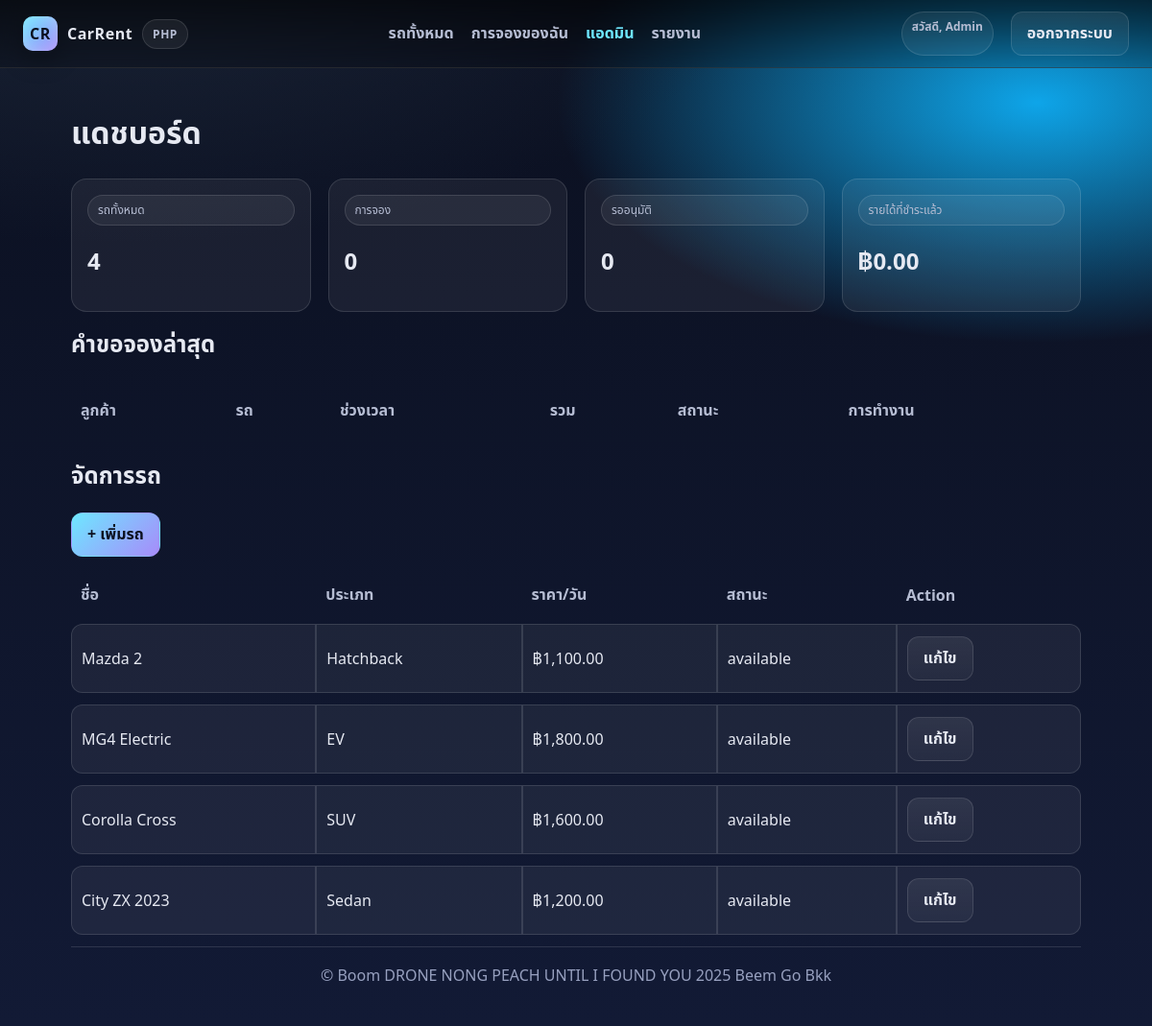
The app's page /public/admin/dashboard.php (signed in) with its own data.
### tables this page shows
CREATE TABLE IF NOT EXISTS cars(
  id INT AUTO_INCREMENT PRIMARY KEY,
  title VARCHAR(180) NOT NULL,
  brand VARCHAR(120) NOT NULL,
  seats TINYINT NOT NULL DEFAULT 4,
  type ENUM('Sedan','SUV','Hatchback','Pickup','EV') NOT NULL,
  price_per_day DECIMAL(10,2) NOT NULL,
  img_path VARCHAR(255) DEFAULT 'assets/img/placeholder-car.svg',
  status ENUM('available','maintenance') DEFAULT 'available',
  created_at TIMESTAMP DEFAULT CURRENT_TIMESTAMP
);

### public/helpers.php (called while the page is built, shortened)
<?php
function money($num){ return number_format((float)$num, 2); }
function h($s){ return htmlspecialchars($s ?? '', ENT_QUOTES, 'UTF-8'); }
?>

### public/admin/dashboard.php (the view, shortened to what this page needs)
<?php
$title='แดชบอร์ดแอดมิน'; include __DIR__.'/../partials/head.php';
$totalCars = $pdo->query("SELECT COUNT(*) c FROM cars")->fetch()['c'];
$totalBookings = $pdo->query("SELECT COUNT(*) c FROM bookings")->fetch()['c'];
$income = $pdo->query("SELECT IFNULL(SUM(total),0) s FROM bookings WHERE payment_status='paid'")->fetch()['s'];
$pending = $pdo->query("SELECT COUNT(*) c FROM bookings WHERE status='pending'")->fetch()['c'];
?>
<h1>แดชบอร์ด</h1>
<div class="grid cards" style="grid-template-columns:repeat(4,1fr)">
  <div class="card"><div class="body"><div class="badge">รถทั้งหมด</div><h2><?= (int)$totalCars ?></h2></div></div>
  <div class="card"><div class="body"><div class="badge">การจอง</div><h2><?= (int)$totalBookings ?></h2></div></div>
  <div class="card"><div class="body"><div class="badge">รออนุมัติ</div><h2><?= (int)$pending ?></h2></div></div>
  <div class="card"><div class="body"><div class="badge">รายได้ที่ชำระแล้ว</div><h2>฿<?= money($income) ?></h2></div></div>
</div>
<h2 style="margin-top:16px">คำขอจองล่าสุด</h2>
<table class="table">
  <thead><tr><th>ลูกค้า</th><th>รถ</th><th>ช่วงเวลา</th><th>รวม</th><th>สถานะ</th><th>การทำงาน</th></tr></thead>
</table>
<h2>จัดการรถ</h2>
<a class="btn btn-primary" href="car_form.php">+ เพิ่มรถ</a>
<table class="table" style="margin-top:10px">
  <thead><tr><th>ชื่อ</th><th>ประเภท</th><th>ราคา/วัน</th><th>สถานะ</th><th>Action</th></tr></thead>
  <tbody>
  <?php foreach($pdo->query("SELECT * FROM cars ORDER BY id DESC") as $c): ?>
    <tr>
      <td><?= h($c['title']) ?></td><td><?= h($c['type']) ?></td><td>฿<?= money($c['price_per_day']) ?></td><td><?= h($c['status']) ?></td>
      <td><a class="btn" href="car_form.php?id=<?= (int)$c['id'] ?>">แก้ไข</a></td>
    </tr>
  <?php endforeach; ?>
  </tbody>
</table>
<?php include __DIR__.'/../partials/footer.php'; ?>

### public/assets/css/styles.css (style rules this page uses)
:root { --bg: #0b1020; --bg2: #121a35; --accent: #6ee7ff; --accent-2: #a78bfa; --text: #e6e9f2; --muted: #b6bdd3; --card: rgba(255,255,255,.06); --card-border: rgba(255,255,255,.12); --success:#22c55e; --danger:#ef4444; --warning:#f59e0b; }
* { box-sizing:border-box }
html,body { height:100% }
body { margin:0; font-family: ui-sans-serif, system-ui, -apple-system, Segoe UI, Roboto, 'TH Sarabun New', 'Noto Sans Thai', Arial, sans-serif; color: var(--text); background: radial-gradient(1200px 600px at 10% -10%, #1e293b 0%, transparent 60%), radial-gradient(1000px 500px at 90% 10%, #0ea5e9 0%, transparent 50%), linear-gradient(180deg, var(--bg), var(--bg2)); }
a { color:inherit;text-decoration:none }
.btn { padding:10px 16px;border-radius:12px;border:1px solid var(--card-border); background:linear-gradient(180deg, rgba(255,255,255,.08), rgba(255,255,255,.04)); color:var(--text);font-weight:700;transition:all .25s ease;display:inline-flex;gap:10px;align-items:center; }
.btn-primary { border-color:transparent;background:linear-gradient(135deg, var(--accent), var(--accent-2)); color:#0b1020 }
.badge { padding:6px 10px;border-radius:999px;background:var(--card);border:1px solid var(--card-border);font-size:12px;color:var(--muted) }
.grid { display:grid;gap:18px }
.grid.cards { grid-template-columns: repeat(auto-fill, minmax(260px, 1fr)) }
.card { border:1px solid var(--card-border); background:var(--card); border-radius:16px; overflow:hidden; transition: transform .25s ease, box-shadow .25s ease, border .25s ease; }
.card .body { padding:16px }
.table { width:100%;border-collapse:separate;border-spacing:0 12px }
.table th { color:var(--muted);font-weight:600;text-align:left;padding:6px 10px }
.table td { padding:12px 10px;background:var(--card);border:1px solid var(--card-border) }
.table tr td:first-child { border-radius:12px 0 0 12px }
.table tr td:last-child { border-radius:0 12px 12px 0 }

### records on screen
cars: title "Mazda 2", type "Hatchback", price_per_day "1,100.00", status "available"
cars: title "MG4 Electric", type "EV", price_per_day "1,800.00", status "available"
cars: title "Corolla Cross", type "SUV", price_per_day "1,600.00", status "available"
cars: title "City ZX 2023", type "Sedan", price_per_day "1,200.00", status "available"

### other values on screen
$_SESSION['user']['name'] "Admin"
$totalCars "4"
$totalBookings "0"
$pending "0"
money($income) "0.00"
